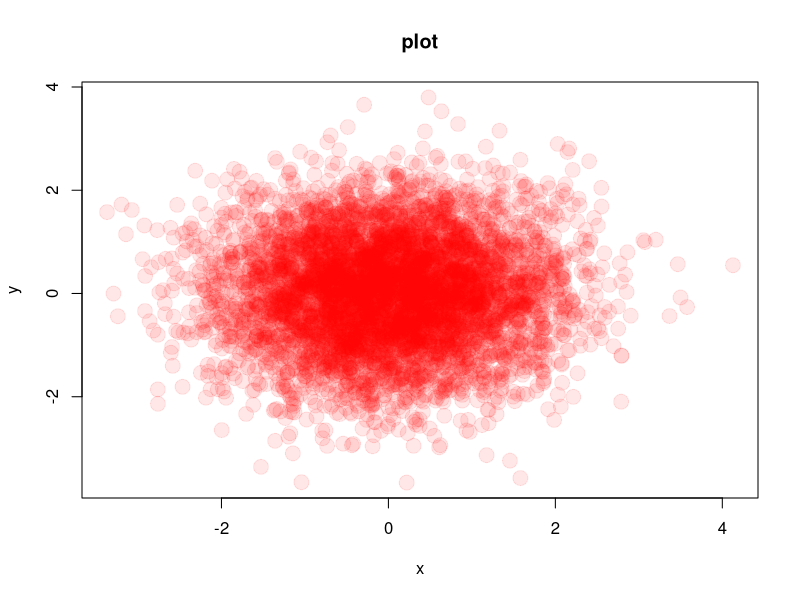
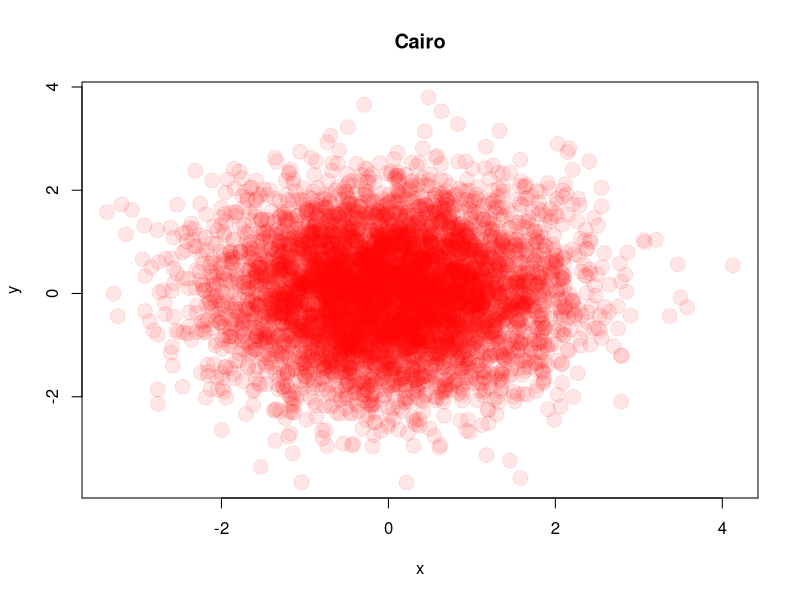
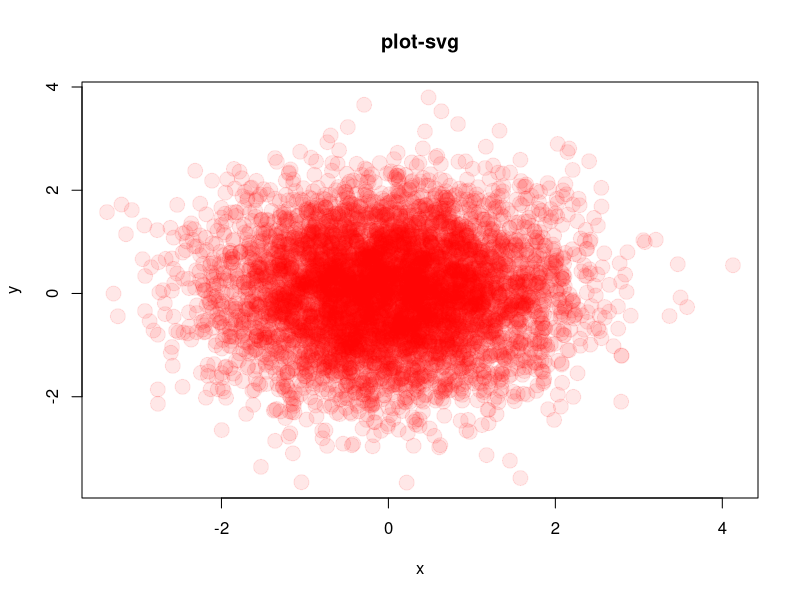
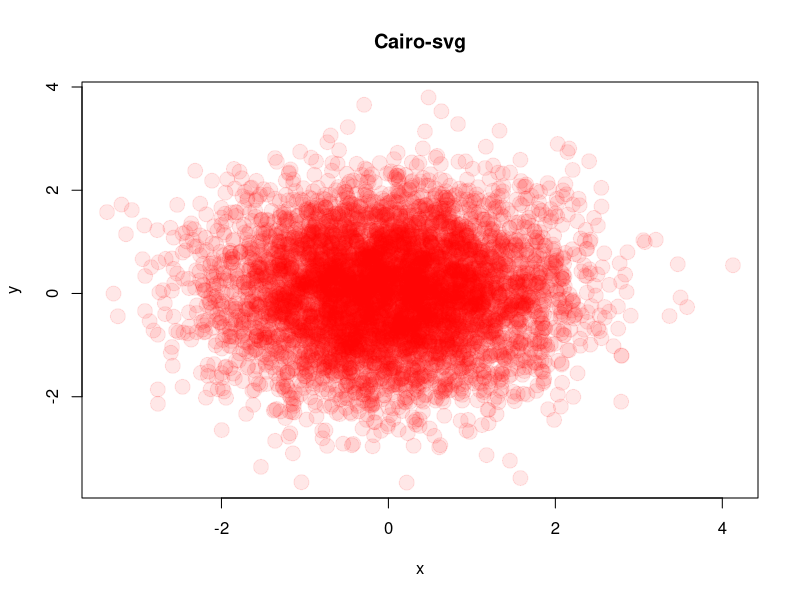
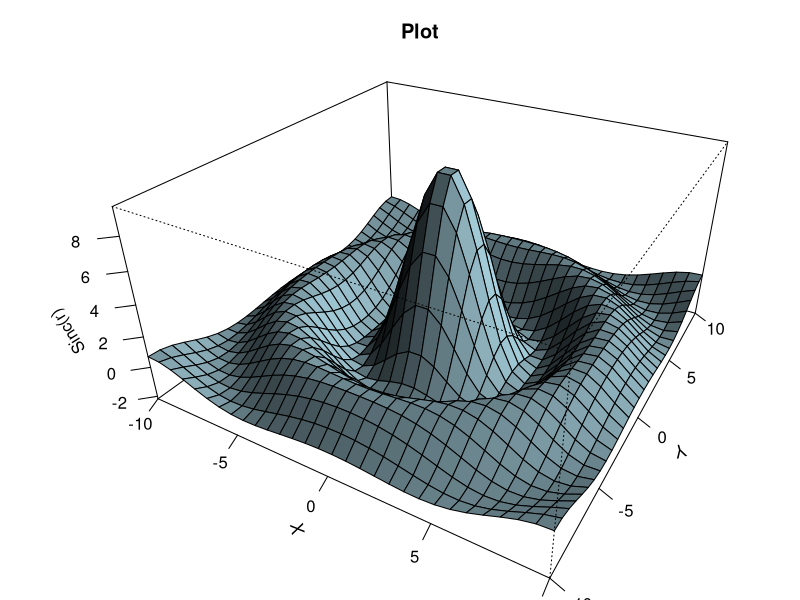
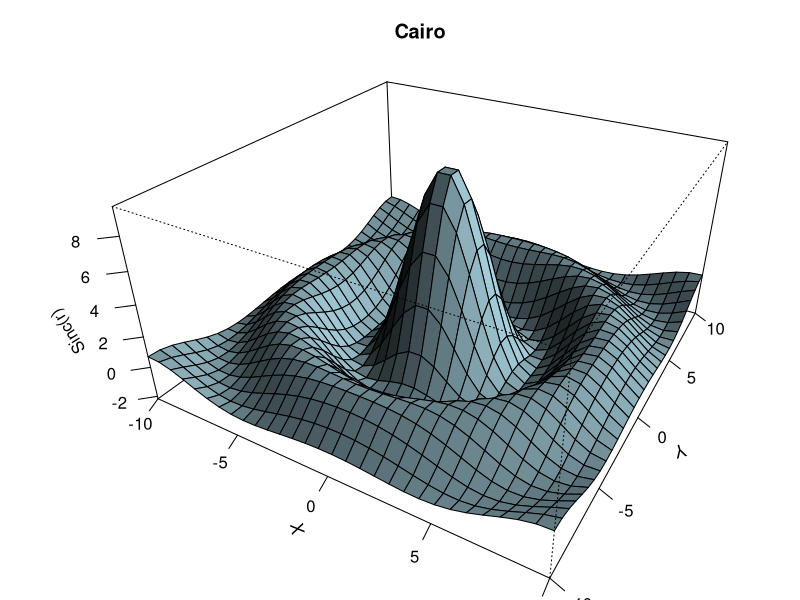
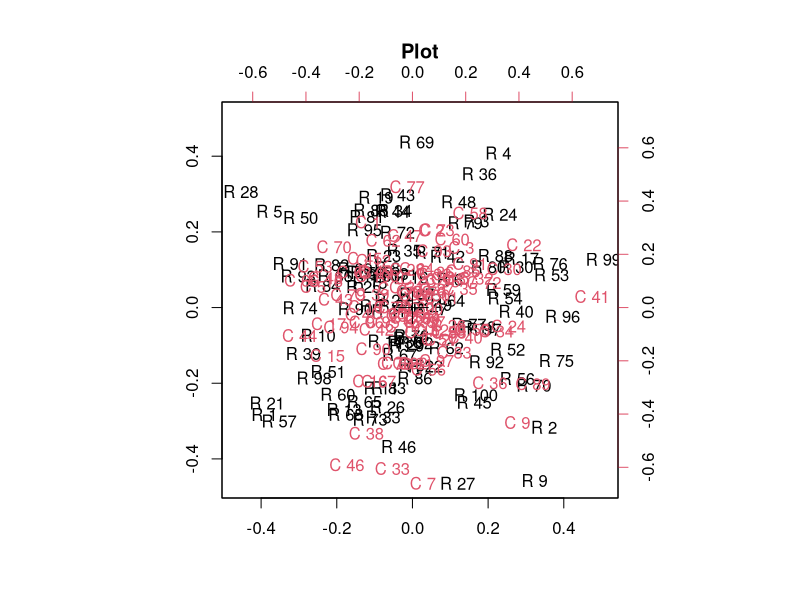
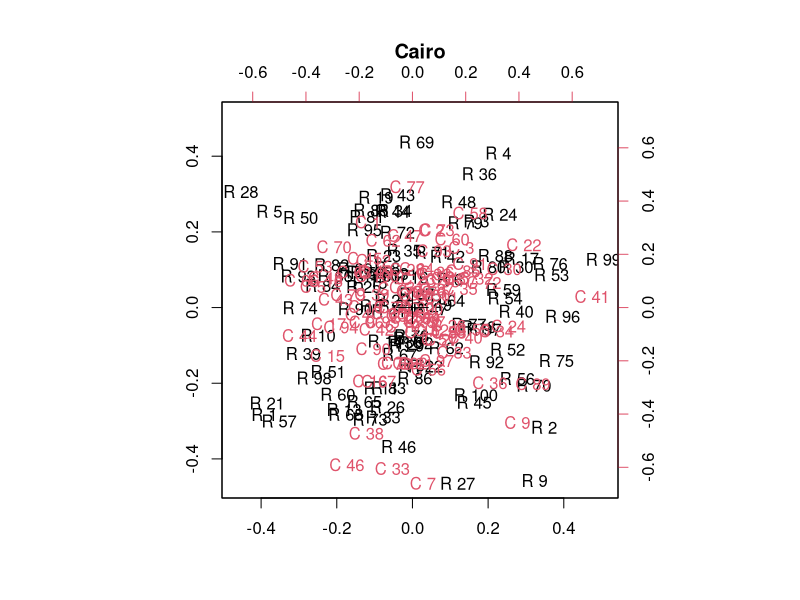

These charts were generated, in order, by the following R code:
install.packages("Cairo")
library(Cairo)

Cairo.capabilities()

x<-rnorm(6000)
y<-rnorm(6000)

png(file="plot4.png",width=640,height=480)  # png函数
plot(x,y,col="#ff000018",pch=19,cex=2,main = "plot")
dev.off()

CairoPNG(file="Cairo4.png",width=640,height=480)  # CairoPNG函数
plot(x,y,col="#ff000018",pch=19,cex=2,main = "Cairo")
dev.off()

svg(file="plot-svg4.svg",width=6,height=6)
plot(x,y,col="#ff000018",pch=19,cex=2,main = "plot-svg")
dev.off()

CairoSVG(file="Cairo-svg4.svg",width=6,height=6)
plot(x,y,col="#ff000018",pch=19,cex=2,main = "Cairo-svg")
dev.off()


x <- seq(-10, 10, length= 30)
y <- x
f <- function(x,y) { r <- sqrt(x^2+y^2); 10 * sin(r)/r }
z <- outer(x, y, f)
z[is.na(z)] <- 1

png(file="plot2.png",width=640,height=480)  # PNG图
op <- par(bg = "white", mar=c(0,2,3,0)+.1)
persp(x, y, z,theta = 30, phi = 30,expand = 0.5,col = "lightblue",ltheta = 120,shade = 0.75,ticktype = "detailed",xlab = "X", ylab = "Y", zlab = "Sinc(r)",main = "Plot")
par(op)
dev.off()

CairoPNG(file="Cairo2.png",width=640,height=480)
op <- par(bg = "white", mar=c(0,2,3,0)+.1)
persp(x, y, z,theta = 30, phi = 30,expand = 0.5,col = "lightblue",ltheta = 120,shade = 0.75,ticktype = "detailed",xlab = "X", ylab = "Y", zlab = "Sinc(r)",main = "Cairo")
par(op)
dev.off()


library(MASS)
data(HairEyeColor)

x <- HairEyeColor[,,1]+HairEyeColor[,,2]
n <- 100
m <- matrix(sample(c(T,F),n^2,replace=T), nr=n, nc=n)

png(file="plot5.png",width=640,height=480)
biplot(corresp(m, nf=2), main="Plot")
dev.off()

CairoPNG(file="Cairo5.png",width=640,height=480)
biplot(corresp(m, nf=2), main="Cairo")
dev.off()

svg(file="plot-svg5.svg",width=6,height=6)
biplot(corresp(m, nf=2), main="Plot-svg")
dev.off()

CairoSVG(file="Cairo-svg5.svg",width=6,height=6)
biplot(corresp(m, nf=2), main="Cairo-svg")
dev.off()
